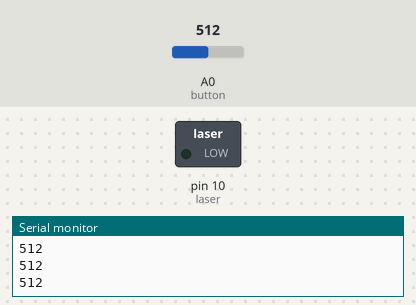
A sketch run on a simulated Arduino Uno, built with avr-gcc and run on an emulated ATmega328P. Shown: switched loads named in the sketch (green lamp = pin HIGH), the last lines printed to the serial monitor. The inputs (shaded band) are chosen by the test bench; at power-on: A0 (button) = 512.

Above: at 1.2 s.
1.3 s: A0 (button) set to 0
At 2.4 s:
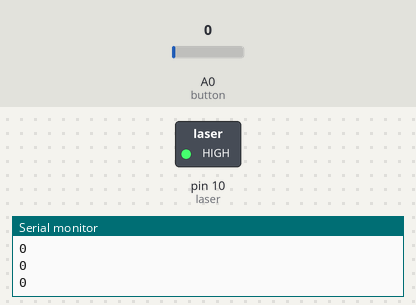
2.8 s: A0 (button) set to 122
At 3.7 s:
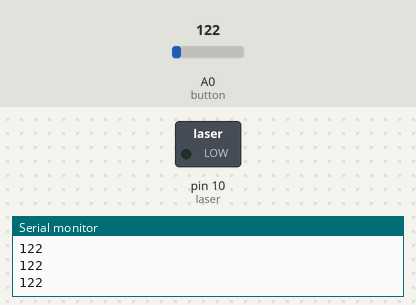
Timing chart, 0 to 5.8 s (numbered marks = the images above; inputs shaded):
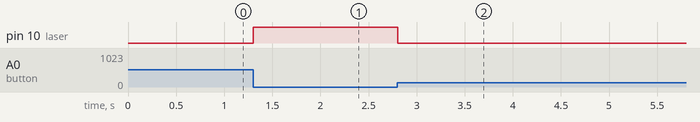

Measured:
- after the input at 1.3 s, pin 10 (laser): LOW → HIGH at once
- after the input at 2.8 s, pin 10 (laser): HIGH → LOW at once

The sketch:

Lazer_emit.ino
```cpp
int laser = 10;//define laser to pin 10

int button = A0;//define button to pin A0

int buttonVal; //define the val of button

void setup() {

 pinMode(laser, OUTPUT); //set laser as output

 pinMode(button, INPUT);// set button as input

 Serial.begin(9600); //start the serial communications at 9600 bauds

}

void loop() {


  buttonVal = analogRead(button); //define buttonVal to equal the value of the button


  if(buttonVal == 0 ){

    digitalWrite(laser, HIGH);//if the button is pressed turn on laser


  }

else{

  digitalWrite(laser, LOW);//if else dont turn on the laser

}

Serial.println(buttonVal); //serial print the button value

}
```
